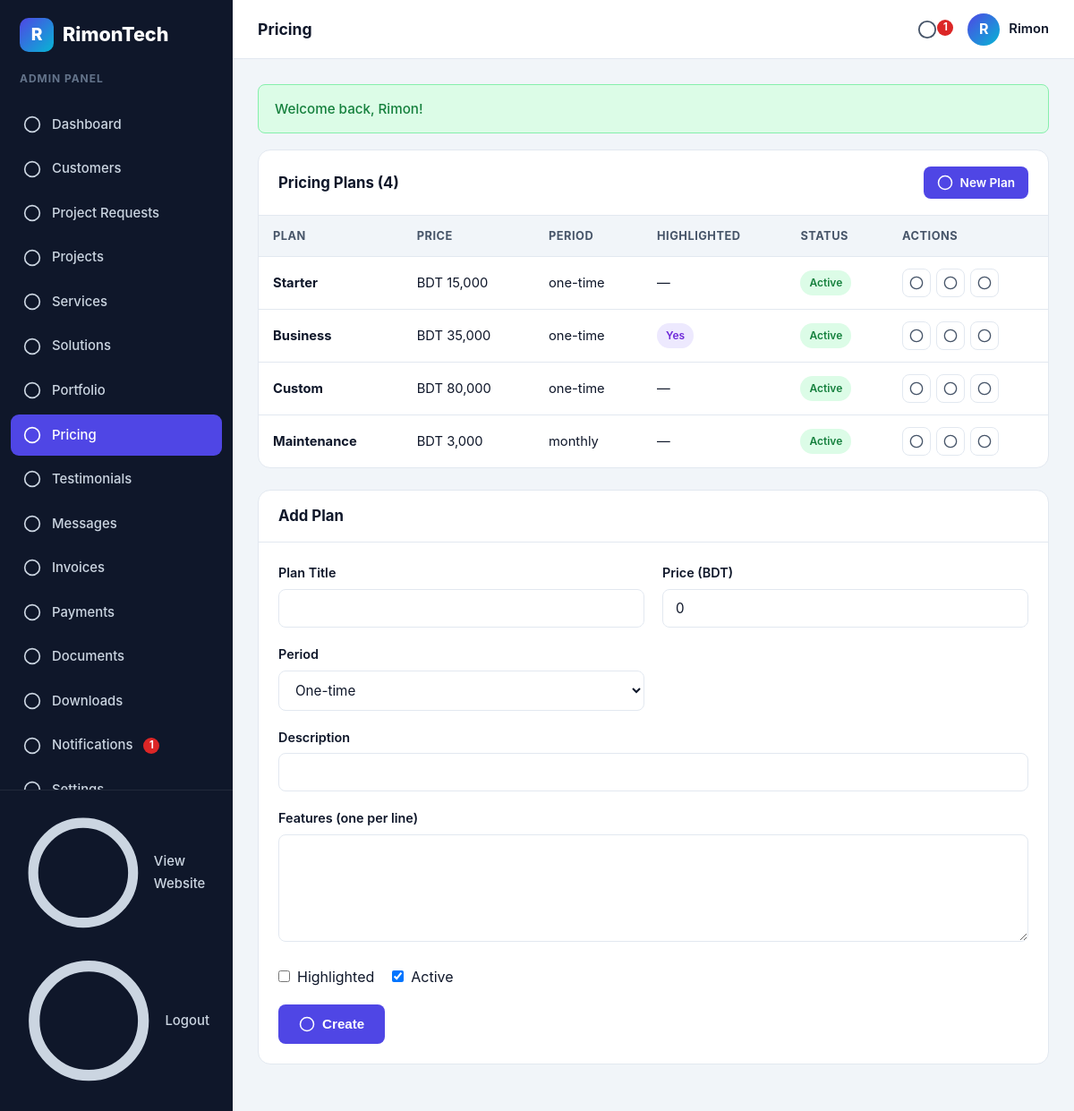
Page /admin/pricing.php (signed in) on the committed database.
### tables this page shows
CREATE TABLE IF NOT EXISTS pricing_plans (
    id INT UNSIGNED AUTO_INCREMENT PRIMARY KEY,
    title VARCHAR(120) NOT NULL,
    price DECIMAL(12,2) NOT NULL DEFAULT 0,
    period VARCHAR(20) NOT NULL DEFAULT 'one-time',
    description VARCHAR(255) NULL,
    features JSON NULL,
    highlighted TINYINT(1) NOT NULL DEFAULT 0,
    active TINYINT(1) NOT NULL DEFAULT 1,
    created_at TIMESTAMP DEFAULT CURRENT_TIMESTAMP
);

### config/database.php (called while the page is built, shortened)
<?php
function db(): PDO
{
    static $pdo = null;
    if ($pdo === null) {
        $dsn = 'mysql:host=' . DB_HOST . ';dbname=' . DB_NAME . ';charset=utf8mb4';
        $pdo = new PDO($dsn, DB_USER, DB_PASS, [
            PDO::ATTR_ERRMODE => PDO::ERRMODE_EXCEPTION,
            PDO::ATTR_DEFAULT_FETCH_MODE => PDO::FETCH_ASSOC,
            PDO::ATTR_EMULATE_PREPARES => false,
        ]);
    }
    return $pdo;
}

### admin/pricing.php (the view, shortened to what this page needs)
<?php
$pageTitle = 'Pricing';
$activeNav = 'pricing';
require_once __DIR__ . '/../includes/functions.php';
$form = ['title' => '', 'price' => 0, 'period' => 'one-time', 'description' => '', 'features' => '', 'highlighted' => 0, 'active' => 1];
$editId = 0;
$plans = db()->query('SELECT * FROM pricing_plans ORDER BY id')->fetchAll();
include __DIR__ . '/../includes/admin-header.php';
?>
<div class="panel">
  <div class="panel-head"><h3>Pricing Plans (<?= count($plans) ?>)</h3><a class="btn btn-sm btn-primary" href="<?= url('admin/pricing.php#add') ?>"><?= icon('plus') ?> New Plan</a></div>
  <div class="table-wrap">
    <table class="table">
      <thead><tr><th>Plan</th><th>Price</th><th>Period</th><th>Highlighted</th><th>Status</th><th>Actions</th></tr></thead>
      <tbody>
        <?php foreach ($plans as $pl): ?>
          <tr>
            <td><b><?= e($pl['title']) ?></b></td>
            <td><?= money($pl['price']) ?></td>
            <td><?= e($pl['period']) ?></td>
            <td><?= (int)$pl['highlighted'] === 1 ? '<span class="badge badge-purple">Yes</span>' : '—' ?></td>
            <td><?= (int)$pl['active'] === 1 ? '<span class="badge badge-green">Active</span>' : '<span class="badge badge-gray">Hidden</span>' ?></td>
            <td>
              <div class="actions">
                <a class="icon-btn" href="<?= url('admin/pricing.php?edit=' . $pl['id'] . '#add') ?>" title="Edit"><?= icon('edit') ?></a>
                <form method="post" action="<?= url('admin/pricing.php') ?>" style="margin:0;">
                  <button type="submit" class="icon-btn" title="Toggle"><?= icon('eye') ?></button>
                </form>
                <form method="post" action="<?= url('admin/pricing.php') ?>" style="margin:0;">
                  <button type="submit" class="icon-btn danger" title="Delete" onclick="return confirm('Delete this plan?');"><?= icon('trash') ?></button>
                </form>
              </div>
            </td>
          </tr>
        <?php endforeach; ?>
      </tbody>
    </table>
  </div>
</div>
<div class="panel" id="add">
  <div class="panel-head"><h3><?= $editId ? 'Edit Plan' : 'Add Plan' ?></h3></div>
  <div class="panel-body">
    <form method="post" action="<?= url('admin/pricing.php' . ($editId ? '?edit=' . $editId : '')) ?>">
      <div class="form-grid">
        <div class="form-group">
          <label class="form-label">Plan Title</label>
          <input type="text" name="title" class="form-control" value="<?= e($form['title']) ?>" required>
        </div>
        <div class="form-group">
          <label class="form-label">Price (BDT)</label>
          <input type="number" name="price" class="form-control" min="0" value="<?= e((string)$form['price']) ?>" required>
        </div>
        <div class="form-group">
          <label class="form-label">Period</label>
          <select name="period" class="form-control">
            <?php foreach (['one-time', 'monthly', 'yearly'] as $per): ?>
              <option value="<?= $per ?>" <?= $form['period'] === $per ? 'selected' : '' ?>><?= e(ucfirst($per)) ?></option>
            <?php endforeach; ?>
          </select>
        </div>
      </div>
      <div class="form-group">
        <label class="form-label">Description</label>
        <input type="text" name="description" class="form-control" value="<?= e($form['description']) ?>">
      </div>
      <div class="form-group">
        <label class="form-label">Features (one per line)</label>
        <textarea name="features" class="form-control"><?= e($form['features']) ?></textarea>
      </div>
      <div style="display:flex;gap:20px;margin-bottom:18px;">
        <label style="display:flex;gap:8px;align-items:center;"><input type="checkbox" name="highlighted" value="1" <?= $form['highlighted'] ? 'checked' : '' ?>> <span>Highlighted</span></label>
        <label style="display:flex;gap:8px;align-items:center;"><input type="checkbox" name="active" value="1" <?= $form['active'] ? 'checked' : '' ?>> <span>Active</span></label>
      </div>
      <button type="submit" class="btn btn-primary"><?= $editId ? icon('check') . ' Update' : icon('plus') . ' Create' ?></button>
    </form>
  </div>
</div>
<?php include __DIR__ . '/../includes/admin-footer.php'; ?>

### includes/admin-header.php (shortened to what this page needs)
<?php
require_once __DIR__ . '/functions.php';
$admin = require_admin();
$activeNav = $activeNav ?? '';
$pageTitle = $pageTitle ?? 'Admin Dashboard';
$unread = unread_count('admin', (int)$admin['id']);
$navItems = [
    'dashboard' => ['label' => 'Dashboard', 'url' => 'admin/dashboard.php', 'icon' => 'grid'],
    'customers' => ['label' => 'Customers', 'url' => 'admin/customers.php', 'icon' => 'users'],
    'project-requests' => ['label' => 'Project Requests', 'url' => 'admin/project-requests.php', 'icon' => 'inbox'],
    'projects' => ['label' => 'Projects', 'url' => 'admin/projects.php', 'icon' => 'clipboard'],
    'services' => ['label' => 'Services', 'url' => 'admin/services.php', 'icon' => 'layers'],
    'solutions' => ['label' => 'Solutions', 'url' => 'admin/solutions.php', 'icon' => 'cpu'],
    'portfolio' => ['label' => 'Portfolio', 'url' => 'admin/portfolio.php', 'icon' => 'eye'],
    'pricing' => ['label' => 'Pricing', 'url' => 'admin/pricing.php', 'icon' => 'tag'],
    'testimonials' => ['label' => 'Testimonials', 'url' => 'admin/testimonials.php', 'icon' => 'quote'],
    'messages' => ['label' => 'Messages', 'url' => 'admin/messages.php', 'icon' => 'mail'],
    'invoices' => ['label' => 'Invoices', 'url' => 'admin/invoices.php', 'icon' => 'file'],
    'payments' => ['label' => 'Payments', 'url' => 'admin/payments.php', 'icon' => 'wallet'],
    'documents' => ['label' => 'Documents', 'url' => 'admin/documents.php', 'icon' => 'layers'],
    'downloads' => ['label' => 'Downloads', 'url' => 'admin/downloads.php', 'icon' => 'download'],
    'notifications' => ['label' => 'Notifications', 'url' => 'admin/notifications.php', 'icon' => 'bell'],
    'settings' => ['label' => 'Settings', 'url' => 'admin/settings.php', 'icon' => 'settings'],
];
?>
<!DOCTYPE html>
<html lang="en">
<head>
<link rel="stylesheet" href="<?= url('assets/css/style.css') ?>">
</head>
<body class="dashboard-body">
<div class="dashboard admin-dashboard">
  <aside class="sidebar" id="sidebar">
    <a href="<?= url('admin/dashboard.php') ?>" class="brand sidebar-brand">
      <span class="brand-mark">R</span>
      <span class="brand-text"><?= e(APP_NAME) ?></span>
    </a>
    <p class="sidebar-caption">Admin Panel</p>
    <nav class="sidebar-nav">
      <?php foreach ($navItems as $key => $item): ?>
        <?php $extra = $key === 'notifications' && $unread > 0 ? '<span class="dot-badge">' . $unread . '</span>' : ''; ?>
        <a href="<?= url($item['url']) ?>" class="sidebar-link <?= $activeNav === $key ? 'active' : '' ?>">
          <span class="sidebar-icon"><?= icon($item['icon']) ?></span>
          <?= e($item['label']) ?><?= $extra ?>
        </a>
      <?php endforeach; ?>
    </nav>
    <div class="sidebar-footer">
      <a href="<?= url('index.php') ?>" class="sidebar-link"><?= icon('eye') ?> View Website</a>
      <a href="<?= url('admin/logout.php') ?>" class="sidebar-link"><?= icon('logout') ?> Logout</a>
    </div>
  </aside>
  <div class="dashboard-main">
    <header class="topbar">
      <h1 class="topbar-title"><?= e($pageTitle) ?></h1>
      <div class="topbar-right">
        <a href="<?= url('admin/notifications.php') ?>" class="topbar-icon" title="Notifications">
          <?= icon('bell') ?>
          <?php if ($unread > 0): ?><span class="dot-badge"><?= $unread ?></span><?php endif; ?>
        </a>
        <div class="topbar-user">
          <span class="avatar"><?= e(strtoupper(substr($admin['name'], 0, 1))) ?></span>
          <span class="topbar-user-name"><?= e($admin['name']) ?></span>
        </div>
      </div>
    </header>
    <div class="dashboard-content">
      <?php flash_render(); ?>

### includes/functions.php (shortened to what this page needs)
<?php
require_once __DIR__ . '/../config/database.php';
function base_url(string $path = ''): string
{
    static $base = null;
    if ($base === null) {
        $rootFs = realpath(dirname(__DIR__));
        $docRoot = realpath($_SERVER['DOCUMENT_ROOT'] ?? $rootFs);
        $base = '/';
    }
    return $base . ltrim($path, '/');
}
function url(string $path = ''): string
{
    return base_url($path);
}
function e(?string $value): string
{
    return htmlspecialchars((string)$value, ENT_QUOTES, 'UTF-8');
}
function get_flashes(): array
{
    $flashes = $_SESSION['flash'] ?? [];
    return $flashes;
}
function flash_render(): void
{
    foreach (get_flashes() as $f) {
        $type = $f['type'] === 'error' ? 'error' : 'success';
        echo '<div class="alert alert-' . e($type) . '">' . e($f['message']) . '</div>';
    }
}
function current_admin(): ?array
{
    $stmt = db()->prepare('SELECT * FROM admins WHERE id = ?');
    $stmt->execute([$_SESSION['admin_id']]);
    return $stmt->fetch() ?: null;
}
function require_admin(): array
{
    $admin = current_admin();
    return $admin;
}
function money(float|int|string $amount): string
{
    return 'BDT ' . number_format((float)$amount, 0);
}
function unread_count(string $type, int $userId): int
{
    $stmt = db()->prepare('SELECT COUNT(*) FROM notifications WHERE user_type = ? AND user_id = ? AND is_read = 0');
    $stmt->execute([$type, $userId]);
    return (int)$stmt->fetchColumn();
}
function icon(string $name): string
{
    return $map[$name] ?? '<svg viewBox="0 0 24 24" fill="none" stroke="currentColor" stroke-width="2"><circle cx="12" cy="12" r="10"/></svg>';
}

### rows in the picture
pricing_plans: title "Starter", price "BDT 15,000", period "one-time", active "Active"
pricing_plans: title "Business", price "BDT 35,000", period "one-time", highlighted "Yes", active "Active"
pricing_plans: title "Custom", price "BDT 80,000", period "one-time", active "Active"
pricing_plans: title "Maintenance", price "BDT 3,000", period "monthly", active "Active"

### other values in the picture
APP_NAME "RimonTech"
$item['label'] "Dashboard"
$item['label'] "Customers"
$item['label'] "Project Requests"
$item['label'] "Projects"
$item['label'] "Services"
$item['label'] "Solutions"
$item['label'] "Portfolio"
$item['label'] "Pricing"
$item['label'] "Testimonials"
$item['label'] "Messages"
$item['label'] "Invoices"
$item['label'] "Payments"
$item['label'] "Documents"
$item['label'] "Downloads"
